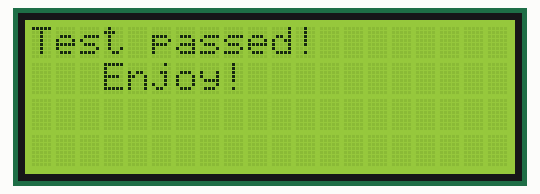
The sketch below on a simulated ESP32. Parts: 20×4 character LCD.

Above: at 0.1 s.
At 1.2 s:
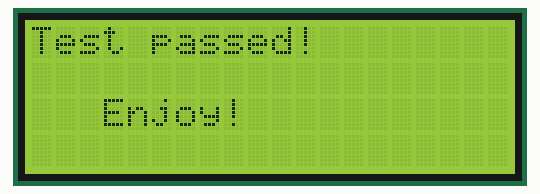
At 2.2 s:
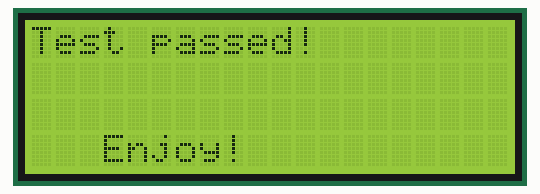

The sketch:

test_LCD2004.ino
```cpp
#include <Wire.h>
#include <LiquidCrystal_I2C.h>

#define D3 0 //GPIO0
#define D4 2 //GPIO2

LiquidCrystal_I2C lcd(0x27, 20, 4);

void setup() {
  Wire.begin(D3, D4);
  lcd.begin(20, 4);
  lcd.backlight();
}

void loop() {
  lcd.setCursor(0, 0); // Set cursor 0 column 0 row
  lcd.print("Test passed!");
  lcd.setCursor(3, 1);
  lcd.print("Enjoy!");
  delay(1000);
  lcd.clear();

  lcd.setCursor(0, 0);
  lcd.print("Test passed!");
  lcd.setCursor(3, 2);
  lcd.print("Enjoy!");
  delay(1000);
  lcd.clear();

  lcd.setCursor(0, 0);
  lcd.print("Test passed!");
  lcd.setCursor(3, 3);
  lcd.print("Enjoy!");
  delay(1000);
  lcd.clear();

}
```

Measured:
- by itself, everything shown: repeats every 3.1 s, in 4 steps
- what the display in image 1 shows lasts 1.0 s, from 1.1 s to 2.1 s
